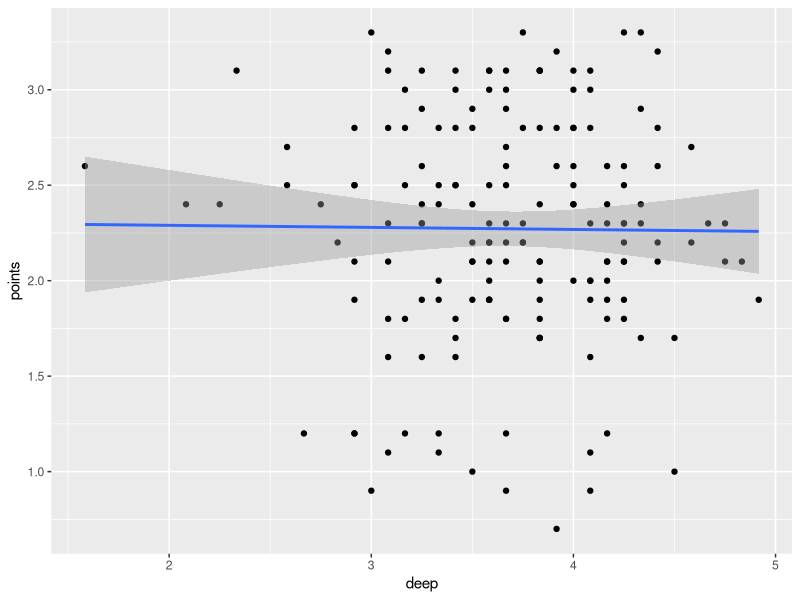
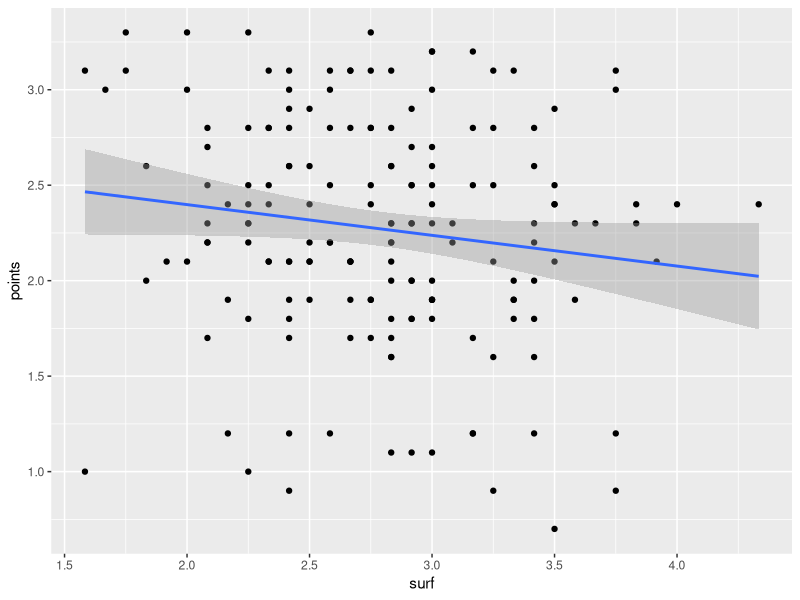
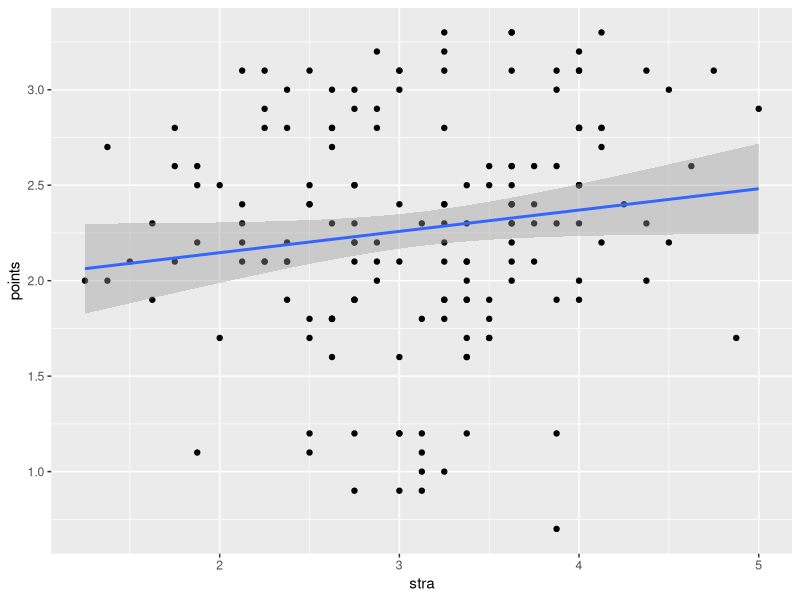
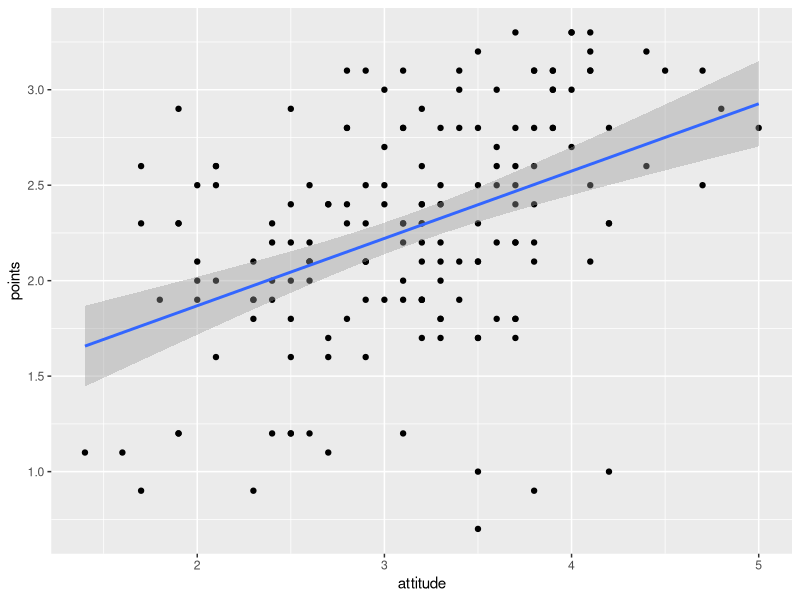
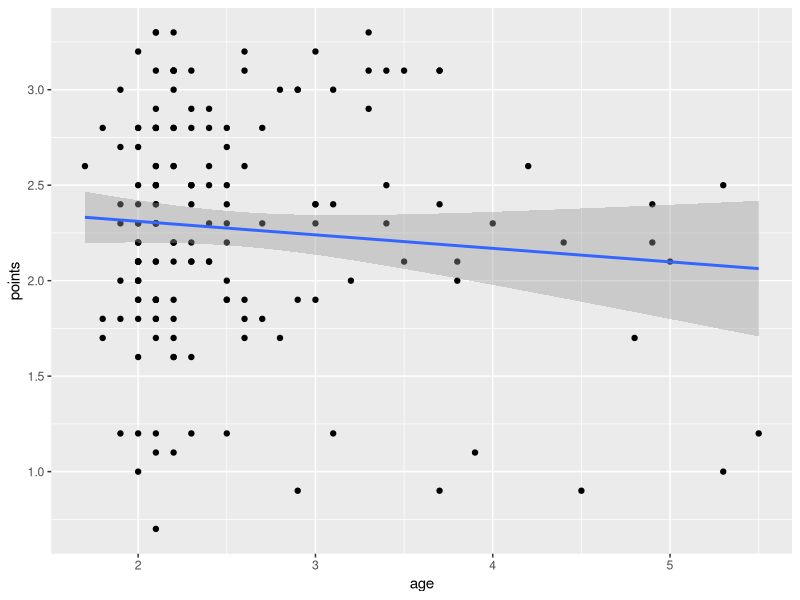
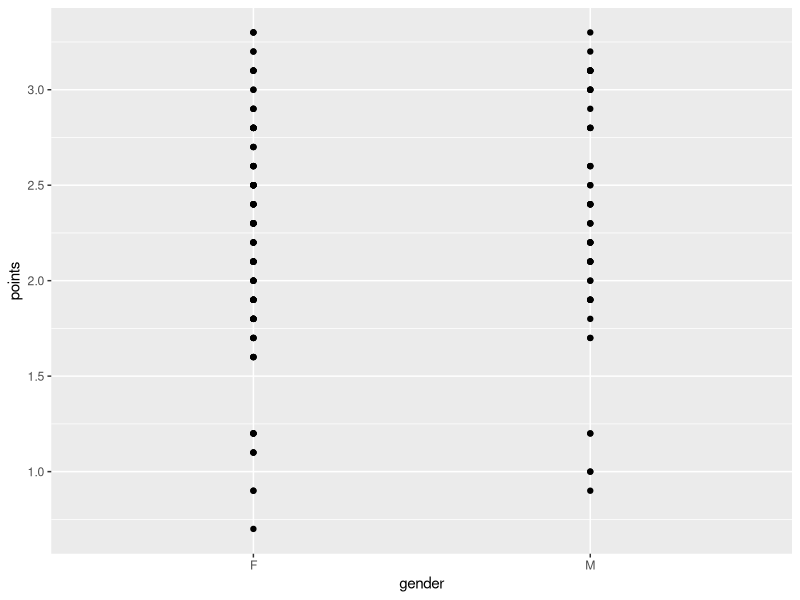
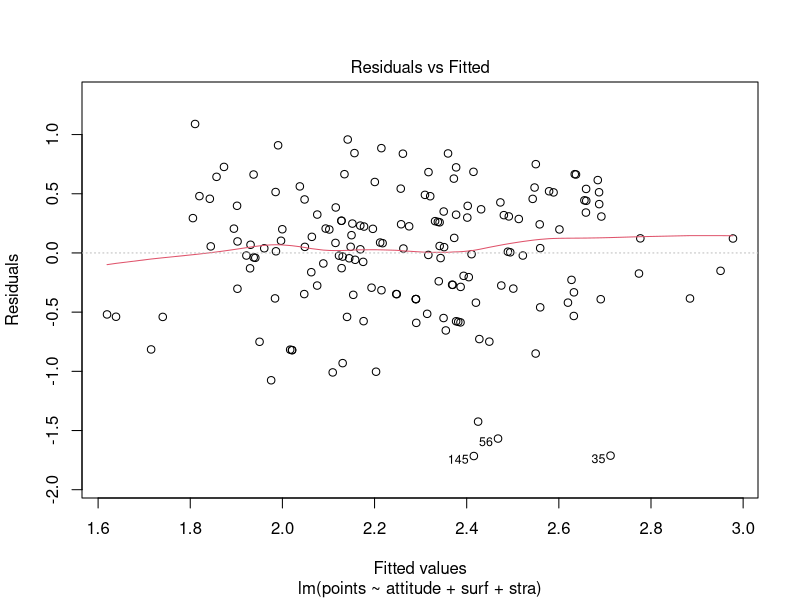
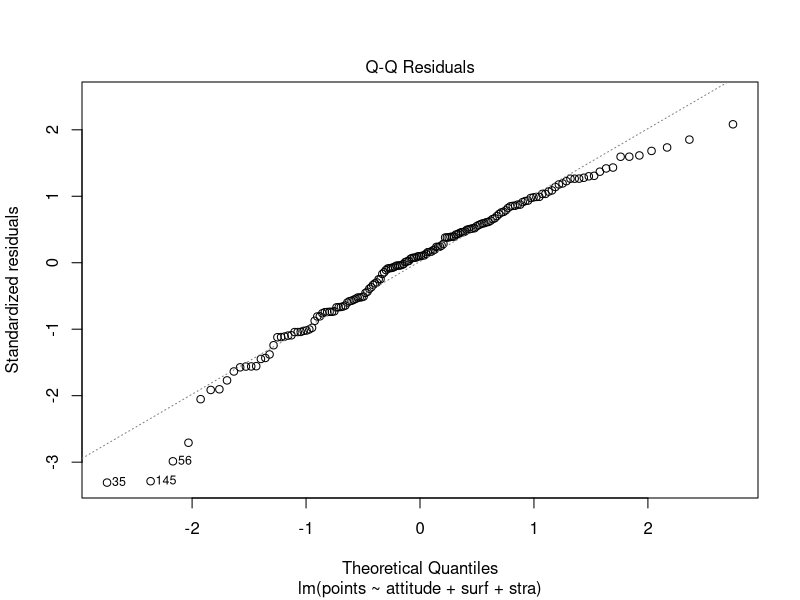

Recreate these plots in R, in order.
## ---- chunk 1

## ---- chunk 2
library(ggplot2)
data <- read.csv("data/analysis-dataset.csv")
p <- ggplot(data, aes(x=deep, y=points)) + geom_point() + geom_smooth(method=lm)
p
p <- ggplot(data, aes(x=surf, y=points)) + geom_point() + geom_smooth(method=lm)
p
p <- ggplot(data, aes(x=stra, y=points)) + geom_point() + geom_smooth(method=lm)
p
p <- ggplot(data, aes(x=attitude, y=points)) + geom_point() + geom_smooth(method=lm)
p
p <- ggplot(data, aes(x=age, y=points)) + geom_point() + geom_smooth(method=lm)
p
p <- ggplot(data, aes(x=gender, y=points)) + geom_point() + geom_smooth(method=lm)
p
## ---- chunk 3
library(dplyr)
data <- read.csv("data/analysis-dataset.csv")
model <- lm(points ~ attitude + surf + stra, data=data)
summary(model)
## ---- chunk 4
library(dplyr)
data <- read.csv("data/analysis-dataset.csv")
model <- lm(points ~ attitude + surf + stra, data=data)
plot(model)
## ---- chunk 5
library(dplyr)
data <- read.csv("data/analysis-dataset.csv")
model <- lm(points ~ attitude, data=data)
summary(model)
plot(model)
## ---- chunk 6
library(dplyr)
data <- read.csv("data/analysis-dataset.csv")
r = cor(data$attitude, data$points, method="pearson")
print(r)
print(cat("correlation R", r, "\n"))
print(cat("R^2", r * r, "\n"))
